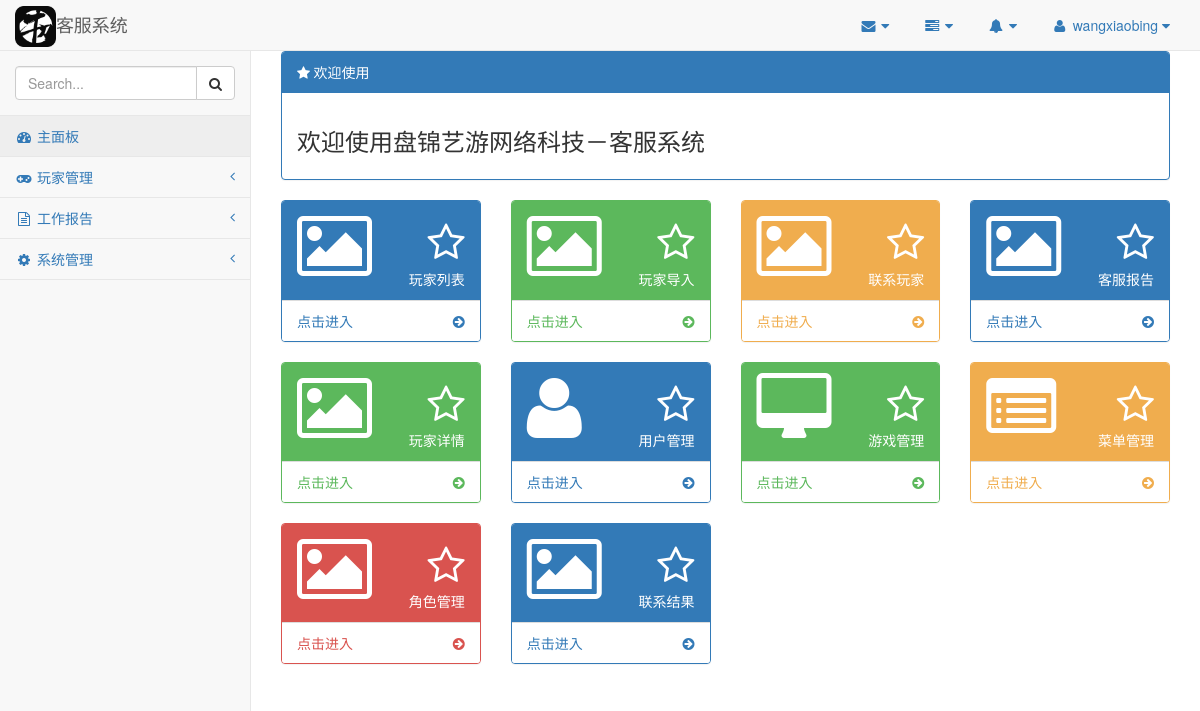
The page /customer-service/home/index/ (signed in) on the database as committed earlier.
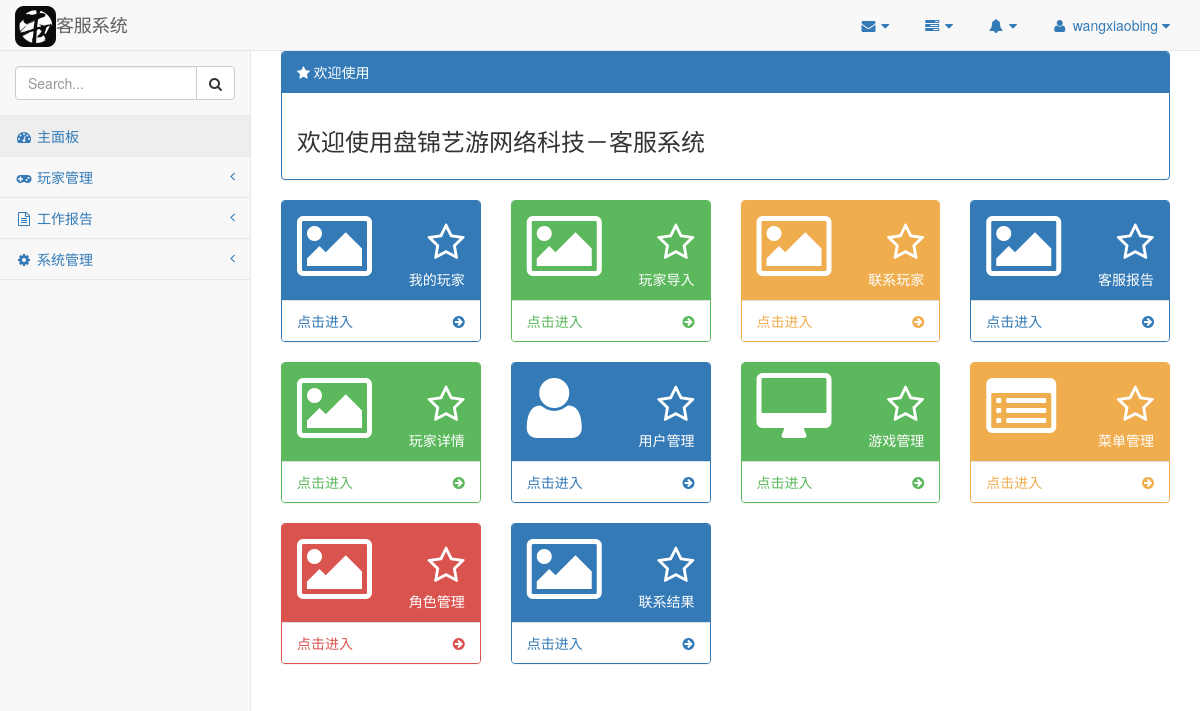
The same page on the database as committed later.
### customer_service/models.py (models this page shows, shortened)
class Menu(models.Model):
    name = models.CharField(max_length=50, null=False)
    label = models.CharField(max_length=40, null=False)
    icon = models.CharField(max_length=30, null=True)
    order_index = models.IntegerField(null=True)
    parent = models.IntegerField(null=False, default=0)
    class Meta:
        verbose_name = verbose_name_plural = "菜单"
        db_table = "menu"

### customer_service/views.py (the view)
# urls.py: url(r'home/index/$', views.index, name='index'),
def index(request):
    menus = Context.menus(request.user)
    return TemplateResponse(request, 'index.html', context={'menus': menus})

### customer_service/modules/context.py (called while the page is built)
def namedtuplefetchall(cursor):
    desc = cursor.description
    nt_result = namedtuple('Result', [col[0] for col in desc])
    return [nt_result(*row) for row in cursor.fetchall()]

    @staticmethod
    def get_url(view_name):
        try:
            url = reverse(view_name)
        except NoReverseMatch:
            url = view_name
        return url

### customer_service/templates/index.html
{% extends "base.html" %}
{% block content %}
    <div class="row">
        <div class="col-lg-12">
            <div class="panel panel-primary">
                <div class="panel-heading"><i class="fa fa-star"> 欢迎使用</i></div>
                <div class="panel-body">
                <h3>欢迎使用盘锦艺游网络科技－客服系统</h3>
            </div>
            </div>
        </div>
    </div>
    <div id="panel_row" class="row">
        {% for menu in menus %}
            {% if menu.submenu %}
                {% for secondmenu in menu.submenu %}
                    {% if secondmenu.submenu %}
                        {% for thirdmenu in menu.submenu %}
                            {% include 'includes/panel_icon.html' with menu=thirdmenu %}
                        {% endfor %}
                    {% else %}
                        {% include 'includes/panel_icon.html' with menu=secondmenu %}
                    {% endif %}
                {% endfor %}
            {% else %}
                {% include 'includes/panel_icon.html' with menu=menu %}
            {% endif %}
        {% empty %}
            <div class="col-lg-12">
                <div class="alert alert-warning">
                    <h4>您还没有任何操作权限，请联系管理员！</h4>
                </div>
            </div>
        {% endfor %}
    </div>
{% endblock %}

### customer_service/templates/includes/panel_icon.html
<div class="col-lg-3 col-md-6">
    <div class="panel {{ menu.theme }}">
        <div class="panel-heading">
            <div class="row">
                <div class="col-xs-3">
                    <i class="fa {{ menu.icon|default:'fa-image' }} fa-5x"></i>
                </div>
                <div class="col-xs-9 text-right">
                    <div class="huge"><i class="fa fa-star-o"></i></div>
                    <div>{{ menu.label }}</div>
                </div>
            </div>
        </div>
        <a href="{{ menu.href }}">
            <div class="panel-footer">
                <span class="pull-left">点击进入</span>
                <span class="pull-right"><i class="fa fa-arrow-circle-right"></i></span>
                <div class="clearfix"></div>
            </div>
        </a>
    </div>
</div>

Rows that differ between the two databases and show on the page:
changed Menu: label "玩家列表" → "我的玩家"
